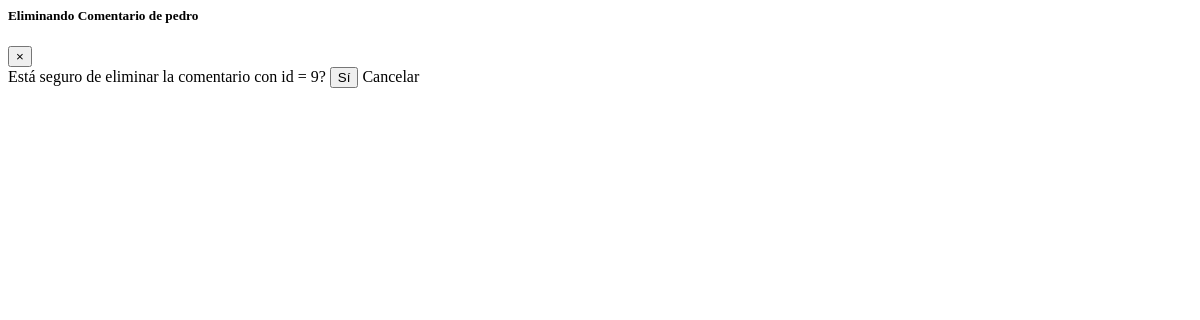
Page /Borrar/9/ on the earlier database version.
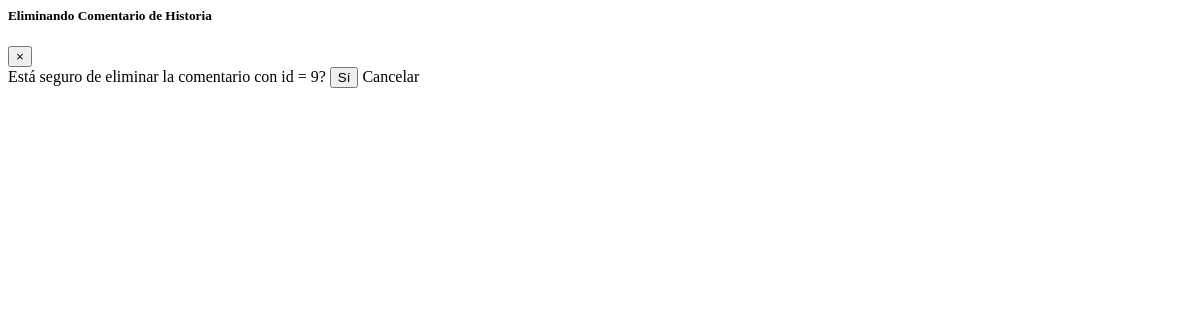
Same page on the later database version.
### app1/models.py (models this page shows)
class Comentario(models.Model):
    nombre = models.CharField(max_length=30)
    fecha = models.DateField(auto_now=True)
    email = models.EmailField(max_length=50)
    texto = models.TextField(max_length=500)
    class Meta:
        ordering = ['fecha']

### app1/views.py (the view)
# urls.py: path('Borrar/<pk>/', BorrarComentario.as_view() , name='borrar'),
class BorrarComentario(DeleteView):
    model = Comentario
    template_name = "app1/confirmar_borrar.html"
    success_url = reverse_lazy('app1:prueba')

### app1/templates/app1/confirmar_borrar.html (shortened to what this page needs)
<div class="modal-dialog">
    <div class="modal-content">
      <div class="modal-header">
        <h5 class="modal-title" id="exampleModalLabel">Eliminando Comentario de {{object.nombre}}</h5>
        <button type="button" class="close" data-dismiss="modal" aria-label="Close">
          <span aria-hidden="true">&times;</span>
        </button>
      </div>
      <div class="modal-body">
        <form action="{% url 'app1:borrar' object.id %}" method="POST">
            Está seguro de eliminar la comentario con id = {{object.id}}?
            <input class="btn btn-success"  type="submit" value="Sí" />
            <a class="btn btn-primary" data-dismiss="modal" aria-label="Close">Cancelar</a>
        </form>
      </div>
    </div>
  </div>

Differences in the rows shown:
changed Comentario id 9: nombre "pedro" → "Historia"
